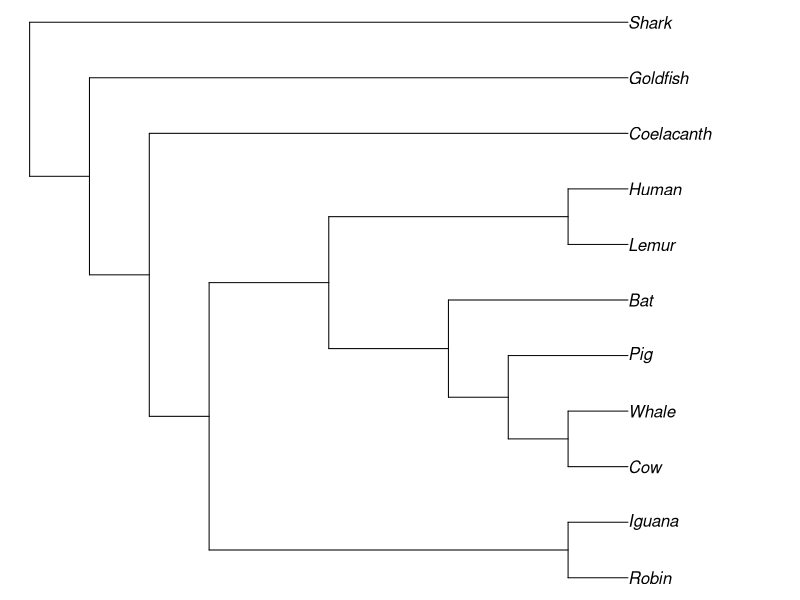
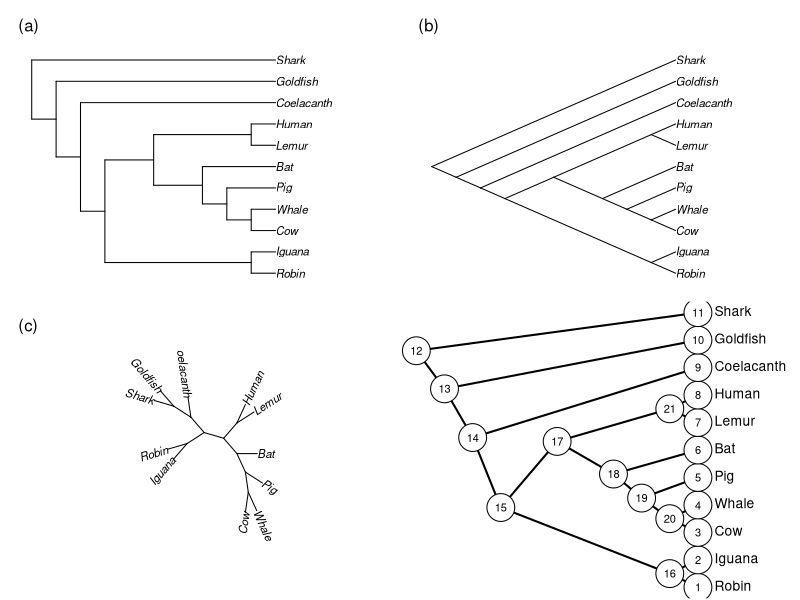

These figures' R source, in order:
## ---- chunk 1
library(ape)
library(phytools)
## ---- chunk 2
text.string<-
"(((((Robin,Iguana),((((Cow,Whale),Pig),Bat),
(Lemur,Human))),Coelacanth),Goldfish),Shark);"
vert.tree<-read.tree(text=text.string)
## ---- chunk 3
#ploting the tree

plot(vert.tree,no.margin=TRUE)

#if you wanna see the arguments
#args(plot.phylo)
## ---- chunk 4
#Plotting the tree with different styles

par(mfrow=c(2,2),mar=c(1.1,1.1,3.1,1.1)) #divide our plotting device into four subplots for a 2 × 2 grid—
#The order of this vector is bottom, left, top, and right—

#plot in (a) using a retangular cladrogram style
plot(vert.tree)
mtext("(a)",line=1,adj=0)

#plot in (b) with a slanted cladogram style
plot(vert.tree,type="cladogram")
mtext("(b)",line=1,adj=0)

#plot in (c) with a unrooted tree syle
plot(unroot(vert.tree),type="unrooted",
lab4ut="axial",x.lim=c(-2,6.5),
y.lim=c(-3,7.5))
mtext("(c)",line=1,adj=0)
## ---- chunk 5
plotTree(vert.tree,offset=1,type="cladogram")
labelnodes(1:(Ntip(vert.tree)+vert.tree$Nnode), 1:(Ntip(vert.tree)+vert.tree$Nnode),interactive=FALSE,cex=0.8)
